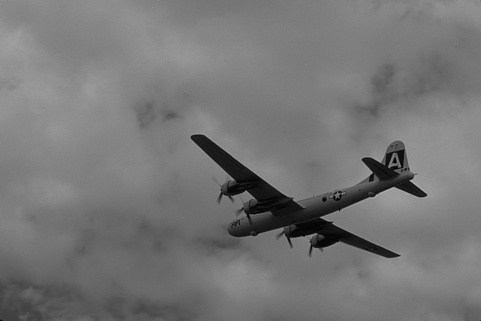
#> input picture Assignment 1/plane.pgm, 481 x 321 px
$ python Vatsal_Shah_HW1.py
#> lines starting #> are read from the running program, lines starting #| are printed output that depends on the picture
#> the answer given: 1
#> the answer given: plane.pgm
#> further down, ogImage is the input picture: shape (321, 481, 3); min 1, max 177, mean 118.3
import matplotlib.pyplot as plt
import numpy as np
import cv2 as cv

###############################################################################################################################
                                                    # FILTER FUNCTION #
###############################################################################################################################
def imageFilter(kernalSize, sigma, ogImage):

#> called with kernalSize = 5, sigma = 1
    def convolution(paddedImage, kernal, ogImage):
        opRow, opCol = ogImage.shape
        outputImage = np.zeros((opRow, opCol))
        kernalSize = len(kernal)

        for i in range(opRow):
            for j in range(opCol):
                outputImage[i, j] = np.sum(kernal * paddedImage[i:i+kernalSize, j:j+kernalSize])

        return outputImage

    temp = np.linspace(-(kernalSize // 2), kernalSize // 2, kernalSize) # If size is 3, the array will be [-1, 0, 1]
    gaussian1dKernal = list()

    for i in temp:
        gaussian1dKernal.append((1/(np.sqrt(2*np.pi) * sigma))* (np.e ** ((-np.square(i))/(2*np.square(sigma))))) # Creates the 1D Gaussian Kernal(a.k.a. filter)

    gaussian2dKernal = np.outer(gaussian1dKernal, gaussian1dKernal) # Creates the Gaussian 2D Kernal that we need
    kernal = gaussian2dKernal/(np.sum(gaussian2dKernal))

    padSize = len(kernal) // 2
    cv.imwrite("Original_Image.png", ogImage)
    paddedImage = np.pad(ogImage, padSize, 'edge')
    # cv.imwrite("Padded_image.png", paddedImage)
    gaussianOutput = convolution(paddedImage, kernal, ogImage)
    cv.imwrite("Gaussian_Output_Image.png", gaussianOutput)

    plt.imshow(gaussianOutput, cmap = 'gray')
    plt.title("Gaussian Filtered Image")
    plt.show()

    xAxisSobelKernal = np.array([[1, 2, 1], [0, 0, 0], [-1, -2, -1]])
    yAxisSobelKernal = np.array([[1, 0, -1], [2, 0, -2], [1, 0, -1]])

    padSize_Sobel = len(xAxisSobelKernal) // 2
    paddedImage_Sobel = np.pad(gaussianOutput, padSize_Sobel, 'edge')
    edgesXAxis = convolution(paddedImage_Sobel, xAxisSobelKernal, ogImage)
#> after the loop in convolution (call 2), `for i in range(opRow):`:
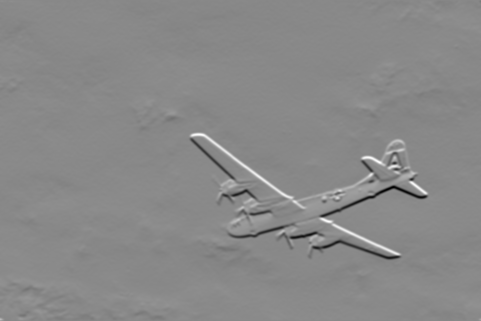
#> outputImage: shape (321, 481) float64; min -353.1, max 305.5, mean 0.8; drawn with min black and max white
    edgesYAxis = convolution(paddedImage_Sobel, yAxisSobelKernal, ogImage)
#> after the loop in convolution (call 3), `for i in range(opRow):`:
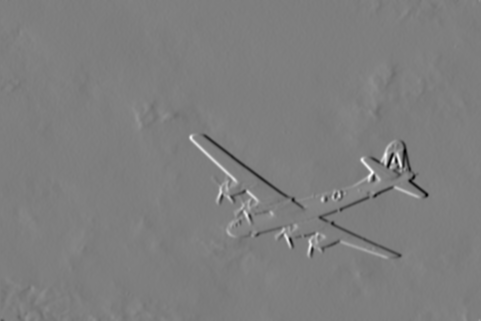
#> outputImage: shape (321, 481) float64; min -276.7, max 280.3, mean -0.1; drawn with min black and max white
    # [6 lines of commented-out code are left out]

    gradientMagnitude = np.sqrt(np.square(edgesXAxis) + np.square(edgesYAxis))
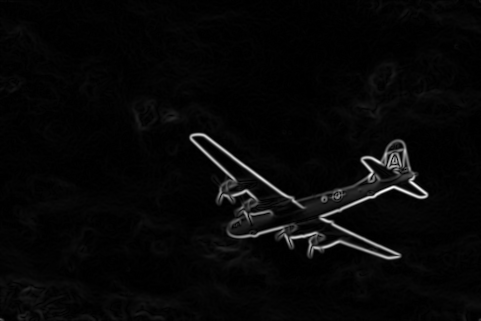
#> gradientMagnitude: shape (321, 481) float64; min 0.0039, max 375.3, mean 11.3; drawn with min black and max white
    gradientMagnitude *= 255.0 / gradientMagnitude.max()
    cv.imwrite("Gradient_Magnitude.png", gradientMagnitude)

    plt.imshow(gradientMagnitude, cmap = 'gray')
    plt.title("Gradient Magnitude")
    plt.show()

    return gradientMagnitude

###############################################################################################################################
                                                # NON-MAXIMUM SUPPRESSION #
###############################################################################################################################
def nonMaxSuppression (filteredImage):
    paddedImage = np.pad(filteredImage, 1, 'edge')
#> paddedImage: shape (323, 483) float64
    angleRows, angleCols = paddedImage.shape
#> angleRows = 323; angleCols = 483
    angleMatrix = np.zeros_like(filteredImage)

    for i in range(angleRows - 2):
        for j in range(angleCols - 2):
            window = paddedImage[i:i+3, j:j+3]
            horizontalCheck = np.abs(window[1, 0] - window[1, 2])
            verticalCheck = np.abs(window[0, 1] - window[2, 1])
            diagonalLTopToRBtmCheck = np.abs(window[0, 0] - window[2, 2]) # ↘↖ Direction
            diagonalLBtmToRTopCheck = np.abs(window[0, 2] - window[2, 0]) # ↗↙ Direction

            if(verticalCheck > max(horizontalCheck, diagonalLBtmToRTopCheck, diagonalLTopToRBtmCheck)):
                angleMatrix[i, j] = 270 # ⬆⬇ Directon
            elif (horizontalCheck > max(verticalCheck, diagonalLBtmToRTopCheck, diagonalLTopToRBtmCheck)):
                angleMatrix[i, j] = 180 # ➡⬅ Direction
            elif (diagonalLTopToRBtmCheck > max(horizontalCheck, verticalCheck, diagonalLBtmToRTopCheck)):
                angleMatrix[i, j] = 135 # ↘↖ Direction
            elif (diagonalLBtmToRTopCheck > max(horizontalCheck, verticalCheck, diagonalLTopToRBtmCheck)):
                angleMatrix[i, j] = 225 # ↗↙ Direction
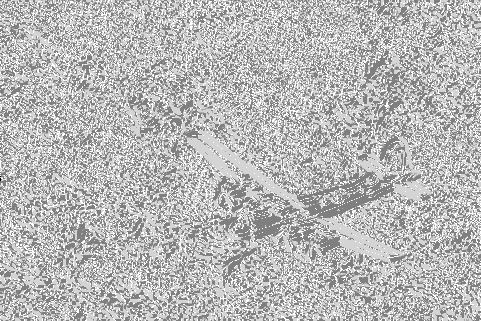
#> angleMatrix: shape (321, 481) float64; min 0, max 270, mean 195.9; drawn with min black and max white

    edgeMatrix = np.zeros_like(filteredImage)
    for i in range(angleRows - 2):
        for j in range(angleCols - 2):
            window = paddedImage[i:i+3, j:j+3]

            if(angleMatrix[i, j] == 270):
                if(window[1, 1] > max(window[0, 1], window[2, 1])):
                    edgeMatrix[i, j] = filteredImage[i, j]
            elif(angleMatrix[i, j] == 180):
                if(window[1, 1] > max(window[1, 0], window[1, 2])):
                    edgeMatrix[i, j] = filteredImage[i, j]
            elif(angleMatrix[i, j] == 135):
                if(window[1, 1] > max(window[0, 0], window[2, 2])):
                    edgeMatrix[i, j] = filteredImage[i ,j]
            elif(angleMatrix[i, j] == 225):
                if(window[1, 1] > max(window[0, 2], window[2, 0])):
                    edgeMatrix[i, j] = filteredImage[i, j]
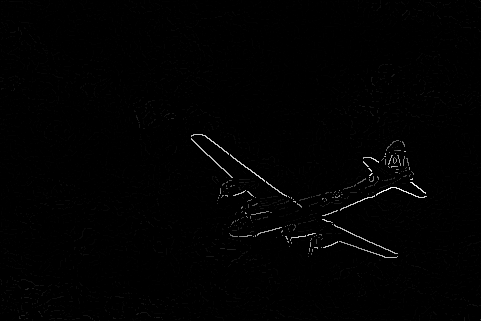
#> edgeMatrix: shape (321, 481) float64; min 0, max 255, mean 1.9

    # plt.imshow(edgeMatrix, cmap = 'gray')
    # plt.title("edge_detection")
    # plt.show()

    return edgeMatrix


###############################################################################################################################
                                                    # MAIN FUNCTION #
###############################################################################################################################
sigma = int(input("Enter the sigma for the Gaussian Filter: ") or 1)
# if(ogImage)
filterSize = sigma * 6
if(filterSize % 2 == 0):
    filterSize -= 1

ogImage = cv.imread(input("Enter the filename or provide the path to the image: ") or 'plane.pgm')
ogImage = cv.cvtColor(ogImage, cv.COLOR_BGR2GRAY)

filteredImage = imageFilter(filterSize, sigma, ogImage)

nmsImage = nonMaxSuppression(filteredImage)
cv.imwrite("NMS_Image.png", nmsImage)
plt.imshow(nmsImage, cmap = 'gray')
plt.title("Non-Maximum Suppression")
plt.show()

$ run again, with Assignment 1/kangaroo.pgm copied over Assignment 1/plane.pgm
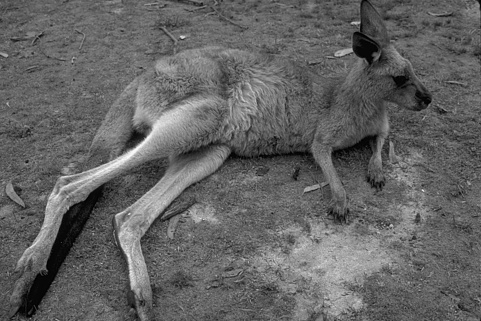
#> input picture Assignment 1/kangaroo.pgm, 481 x 321 px
#> ogImage is the input picture: shape (321, 481, 3); min 0, max 253, mean 99.5
#> ogImage: shape (321, 481)
#> after the loop in nonMaxSuppression, `for i in range(angleRows - 2):`:
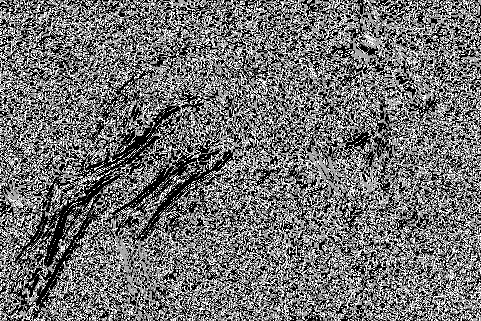
#> angleMatrix: shape (321, 481) float64; min 135, max 270, mean 195.6; drawn with min black and max white
#> after the loop in nonMaxSuppression, `for i in range(angleRows - 2):`:
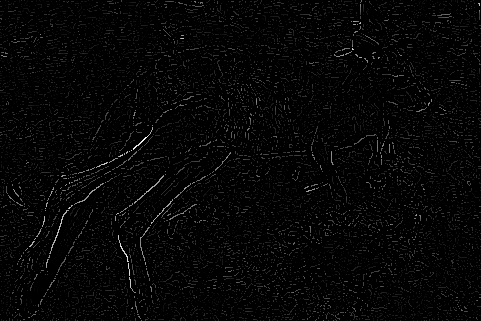
#> edgeMatrix: shape (321, 481) float64; min 0, max 255, mean 6.1
